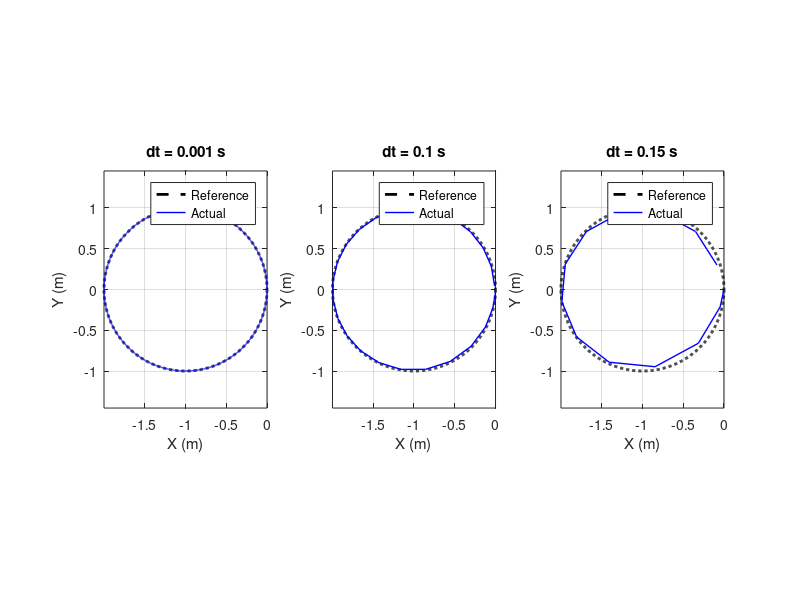

The MATLAB source for this figure: (Note: this script raises an error after producing the figure.)
% plot_curvilinear.m
% 논문 Fig.14-16 재현: 원형 궤적 추종 결과

function plot_curvilinear()
clear; clc;
addpath('results');
addpath('core');

R        = 0.2;
v_d      = 0.5;
e_target = 1.0;
Omega    = -v_d / e_target;   % = -0.5 rad/s
T_sim    = 2*pi / abs(Omega); % 원 한 바퀴 주기 ≈ 12.57 s

%% 목표 원형 궤적 (기하학적 원 공식, phi에 무관)
% 곡률 반경 e_target의 원: 중심 (e_target*(cos(0)-1), 0) = (-e,0) → 반지름 e
t_ref = linspace(0, T_sim, 2000);
x_ref = e_target * (cos(Omega * t_ref) - 1);
y_ref = e_target *  sin(Omega * t_ref);

%% 결과 로드
load('results/results_curv_PD.mat');

%% 플롯
figure('Name', 'Fig.14-16 Circular Trajectory PD', ...
       'Position', [100, 100, 1100, 400]);

titles = {'dt = 0.001 s', 'dt = 0.1 s', 'dt = 0.15 s'};

for i = 1:3
    res  = results_curv_PD(i);
    tout = res.tout;

    dtheta = res.dq(:,1);

    % heading angle psi: psi_dot = -R*dtheta/e (식 33: Omega = -R*dtheta/e)
    % phi는 y축 기준 구 회전각(lateral rolling angle)으로 heading angle이 아님
    psi = cumtrapz(tout, -R * dtheta / e_target);

    % 글로벌 XY: 구르기 속도 v = R*|dtheta|, 방향은 heading psi
    dx = R * dtheta .* sin(psi);
    dy = -R * dtheta .* cos(psi);

    x = cumtrapz(tout, dx);
    y = cumtrapz(tout, dy);

    subplot(1, 3, i);
    plot(x_ref, y_ref, 'k--', 'LineWidth', 2, 'DisplayName', 'Reference'); hold on;
    plot(x, y,         'b-',  'LineWidth', 1, 'DisplayName', 'Actual');
    xlabel('X (m)'); ylabel('Y (m)');
    title(titles{i});
    legend('Location', 'best'); grid on;
    axis equal;
end

sgtitle('Circular Trajectory Tracking - PD Controller');
end
